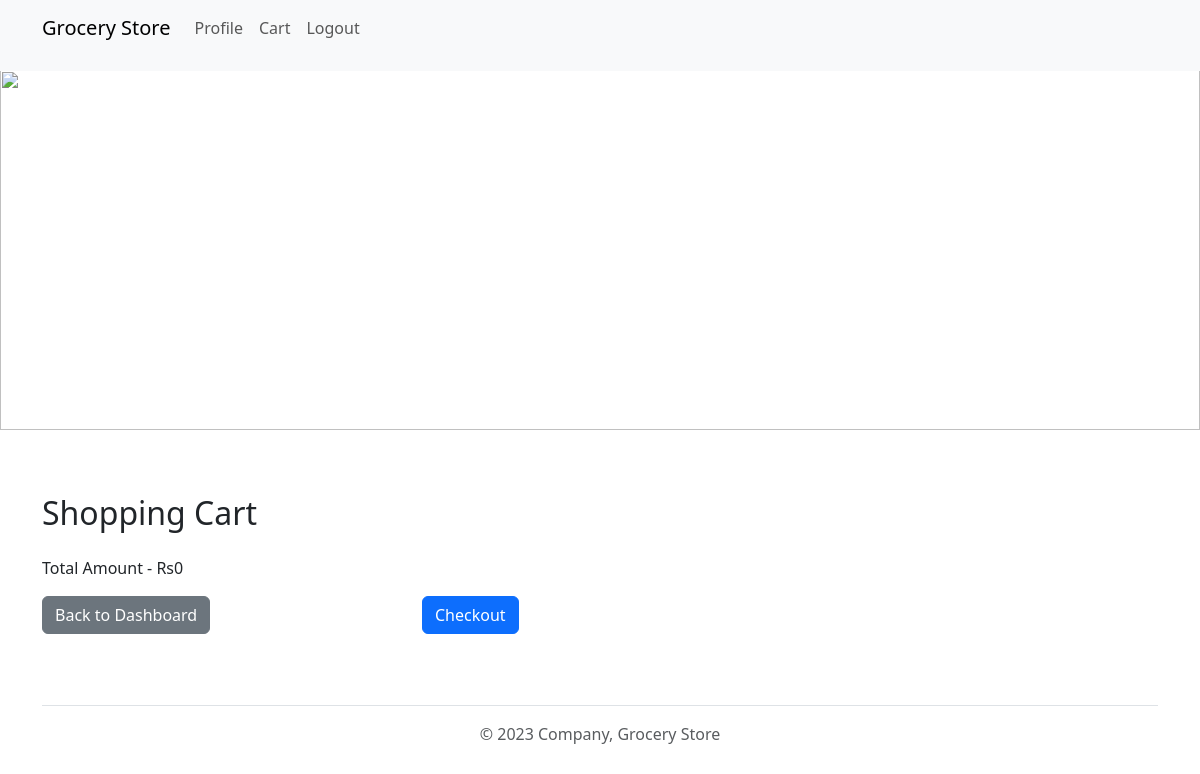
The page /view_cart (signed in) on the database as committed earlier.
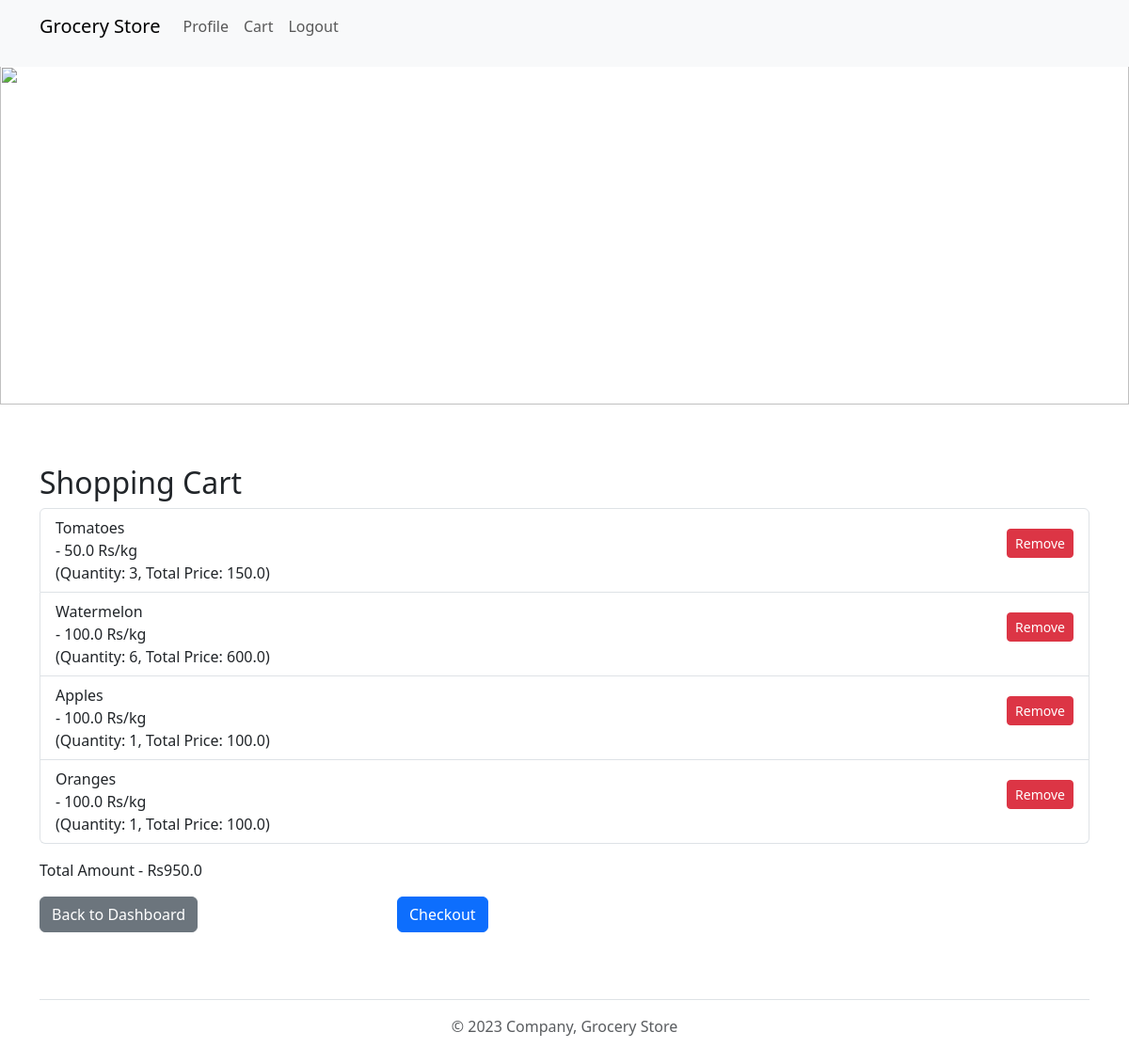
The same page on the database as committed later.
### application/models.py (models this page shows)
class CartItem(db.Model):
    __tablename__ = "cartitems"
    cart_id = db.Column(db.Integer, primary_key=True, autoincrement=True)
    user_id = db.Column(db.Integer, db.ForeignKey('users.user_id', onupdate='CASCADE'), nullable=False)
    item_id = db.Column(db.Integer, db.ForeignKey('products.product_id', onupdate='CASCADE'), nullable=False)
    quantity = db.Column(db.Integer, nullable=False, default=1)
    item = db.relationship('Products', backref=db.backref('products', lazy=True))

class Products(db.Model):
    __tablename__ = "products"
    product_id = db.Column(db.Integer, primary_key=True, autoincrement=True)
    product_name = db.Column(db.String(200), nullable=False)
    manufacture_date = db.Column(db.Date)
    expiry_date = db.Column(db.Date)
    rate_per_unit = db.Column(db.Float, nullable=False)
    unit = db.Column(db.String(200), nullable=False, default='Rs')
    section_id = db.Column(db.Integer, db.ForeignKey('sections.section_id', onupdate='CASCADE'))
    section = db.relationship('Sections', backref=db.backref('products', lazy=True))
    quantity_available = db.Column(db.Integer, db.CheckConstraint('quantity_available >= 0', name='check_min_quantity') , nullable=False)

### application/controllers.py (the view)
@app.route("/view_cart")
@login_required
def view_cart():
    cart_items = CartItem.query.filter_by(user_id=current_user.user_id).all()
    total = 0
    for cart_item in cart_items:
        total += cart_item.item.rate_per_unit*cart_item.quantity
    return render_template('view_cart.html', cart_items=cart_items, total=total)

### application/controllers.py (called while the page is built)
@login_manager.user_loader
def load_user(user_id):
    return Users.query.get(int(user_id))

### templates/view_cart.html (shortened to what this page needs)
<!DOCTYPE html>
<html>
<head>
    <link href="https://cdn.jsdelivr.net/npm/bootstrap@5.3.0/dist/css/bootstrap.min.css" rel="stylesheet">
    <link rel="stylesheet" type="text/css" href="{{ url_for('static', filename='styles.css') }}">
</head>
<body>
    {% include 'header.html' %}
    {% include 'banner.html' %}
    <div class="container mt-5">
        <h2>Shopping Cart</h2>
        <ul class="list-group">
            {% for cart_item in cart_items %}
            <li class="list-group-item d-flex justify-content-between align-items-center">
                {{ cart_item.item.product_name }} <br>
                - {{ cart_item.item.rate_per_unit }} {{ cart_item.item.unit }} <br>(Quantity: {{ cart_item.quantity }}, Total Price: {{ cart_item.quantity * cart_item.item.rate_per_unit}})
                <a href="{{ url_for('delete_cart_item', cart_id=cart_item.cart_id) }}" class="btn btn-danger btn-sm">Remove</a>
            </li>
            {% endfor %}
        </ul>
        <p class="mt-3">Total Amount - Rs{{ total }}</p>
        <div class="row mt-3">
            <div class="col-md-4">
                <a href="{{ url_for('user_dashboard') }}" class="btn btn-secondary">Back to Dashboard</a>
            </div>
            <div class="col-md-4">
                <a href="{{ url_for('checkout') }}" class="btn btn-primary">Checkout</a>
            </div>
        </div>
    </div>
    {% include 'footer.html' %}
</body>
</html>

### templates/header.html (shortened to what this page needs)
<header class="navbar navbar-expand-lg navbar-light bg-light fixed-top">
    <div class="container">
        <a class="navbar-brand" href="{{ url_for('user_dashboard') }}">Grocery Store</a>
        <div class="collapse navbar-collapse" id="navbarNav">
            <ul class="navbar-nav ml-auto">
                <li class="nav-item active">
                    <a class="nav-link" href="{{ url_for('profile') }}">Profile</a>
                </li>
                <li class="nav-item">
                    <a class="nav-link" href="{{ url_for('view_cart') }}">Cart</a>
                </li>
                <li class="nav-item">
                    <a class="nav-link" href="{{ url_for('logout') }}">Logout</a>
                </li>
            </ul>
        </div>
    </div>
</header>

### templates/banner.html (shortened to what this page needs)
  <img src="/static/banner.jpg" id="banner" >

### templates/footer.html
<div class="container">
    <footer class="py-3 my-4">
      <p class="text-center text-body-secondary border-top pt-3 mt-3">&copy; 2023 Company, Grocery Store</p>
    </footer>
</div>

### static/styles.css (style rules this page uses)
body { padding-top: 70px; }
a { display: block; text-align: center; font-size: 18px; margin-bottom: 15px; text-decoration: none; color: #007bff; }

### templates/banner.html (style rules this page uses)
#banner { height: 360px; width: 100%; object-fit: cover; margin-bottom: 16px; }

Rows that differ between the two databases and show on the page:
added CartItem: item.product_name "Tomatoes", item.rate_per_unit "50.0", item.unit "Rs/kg", quantity "3", cart_item.quantity*cart_item.item.rate_per_unit "150.0"
added CartItem: item.product_name "Watermelon", item.rate_per_unit "100.0", item.unit "Rs/kg", quantity "6", cart_item.quantity*cart_item.item.rate_per_unit "600.0"
added CartItem: item.product_name "Apples", item.rate_per_unit "100.0", item.unit "Rs/kg", quantity "1", cart_item.quantity*cart_item.item.rate_per_unit "100.0"
added CartItem: item.product_name "Oranges", item.rate_per_unit "100.0", item.unit "Rs/kg", quantity "1", cart_item.quantity*cart_item.item.rate_per_unit "100.0"
Other text that changed with them:
{{ total }}: "0" → "950.0"
